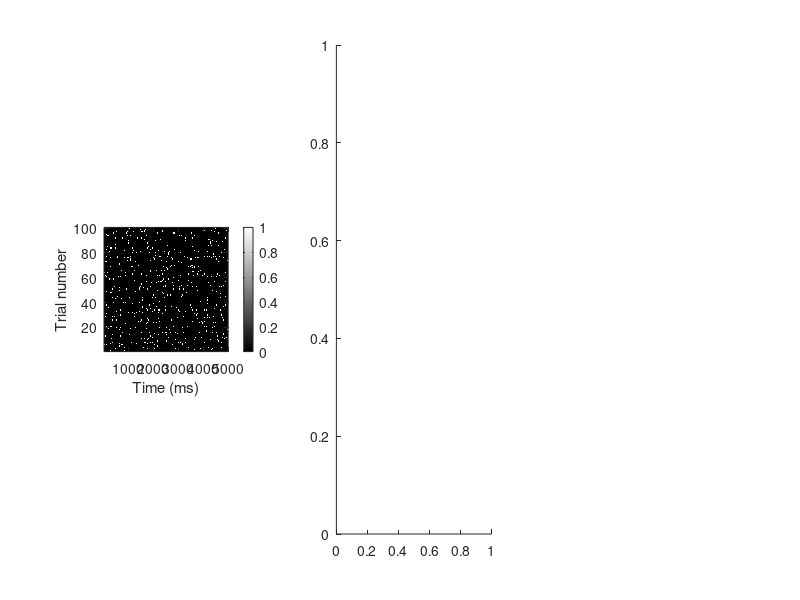

MATLAB code for this plot: (Note: this script raises an error after producing the figure.)
%% Setup
clear all
clc

%% Parameters
T = 5;            % duration (seconds)
dt = 1 / 1000;    % time bin (seconds)
rate = 40;        % mean rate (spikes/s)
var_gain = 0.1;   % variance of the gain
n_trials = 100;   % number of trials

% generate modulated Poisson process
x = unifrnd(0, 1, [n_trials, T / dt]);
r = 1 / var_gain;
s = var_gain;
G = repmat(gamrnd(r, s, [n_trials, 1]), 1, T / dt);
spike_train = double(x <= rate * G * dt);
% spike_train = double(x <= rate * dt);

% compute means and variances across trials
mean_trial = sum(spike_train, 2);
var_trial = var(spike_train, 0, 2) * (T / dt);

% plots    
subplot(1, 3, 1)
imagesc(spike_train); 
colormap('gray');
colorbar;
axis square; 
xlabel('Time (ms)')
ylabel('Trial number')
set(gca,'YDir','normal')

subplot(1, 3, 2)
histogram(mean_trial, 'Normalization', 'percentage')
xlabel('Mean firing rate (spikes/s)')
ylabel('Probability (%)')
axis square; 

subplot(1, 3, 3)
scatter(mean_trial, var_trial)
xlabel('Mean (spikes/s')
ylabel('Variance (spikes/s)^2')
set(gca,'YDir','normal', 'XScale', 'log', 'YScale', 'log')
xlim([min([mean_trial, var_trial], [], 'all') max([mean_trial, var_trial], [], 'all')])
ylim([min([mean_trial, var_trial], [], 'all') max([mean_trial, var_trial], [], 'all')])
axis square; 

%% Compute across-trial autocorrelation
across_trial_spikes = sum(spike_train, 1); % accross trial spike count
mean_spike_count = mean(spike_train, 1);
var_spike_count = var(spike_train, 0, 1);

R = xcorr(across_trial_spikes - mean_spike_count);
figure; plot(R)
